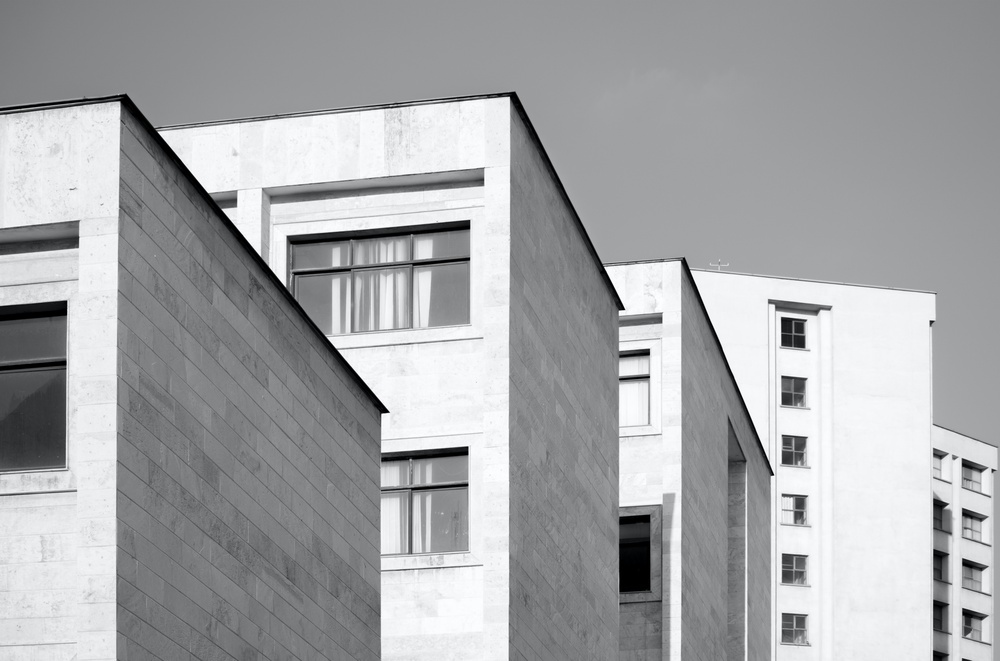
#> input picture foto.jpg, 1000 x 661 px, shrunk from 5049 x 3335 before the run
$ jupyter execute 'Histogram Equalization.ipynb'
#> lines starting #> are read from the running program, lines starting #| are printed output that depends on the picture
# Computer Vision - Histogram Equalization

### Mesyella - 2201793281

[cell 1]
import cv2
import numpy as np
from matplotlib import pyplot as plt
from PIL import Image

### 1. Library openCV

[cell 2]
img= cv2.imread('foto.jpg', cv2.IMREAD_GRAYSCALE)
#> img: shape (661, 1000); min 0, max 255, mean 166.9
plt.imshow(img, cmap = 'gray')

### Histogram

[cell 3]
height = img.shape[0]
#> height = 661
width = img.shape[1]
#> width = 1000
intensity = np.zeros(256)
for i in range(height):
    for j in range(width):
        intensity[img[i][j]] += 1

[cell 4]
plt.plot(intensity)
plt.show()
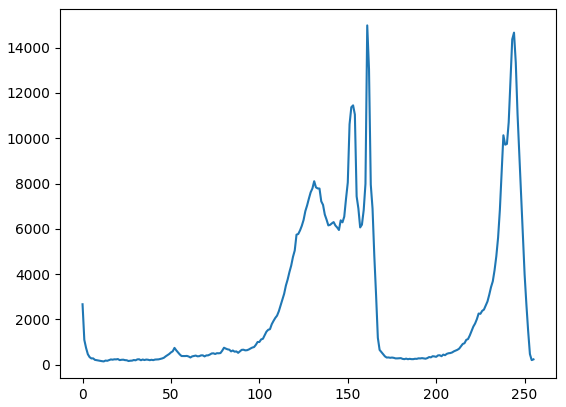
#> figure drawn by matplotlib, 1 panel; curve peaks at x = 161, y = 14984

### Histogram equalization

[cell 5]
equ = cv2.equalizeHist(img)
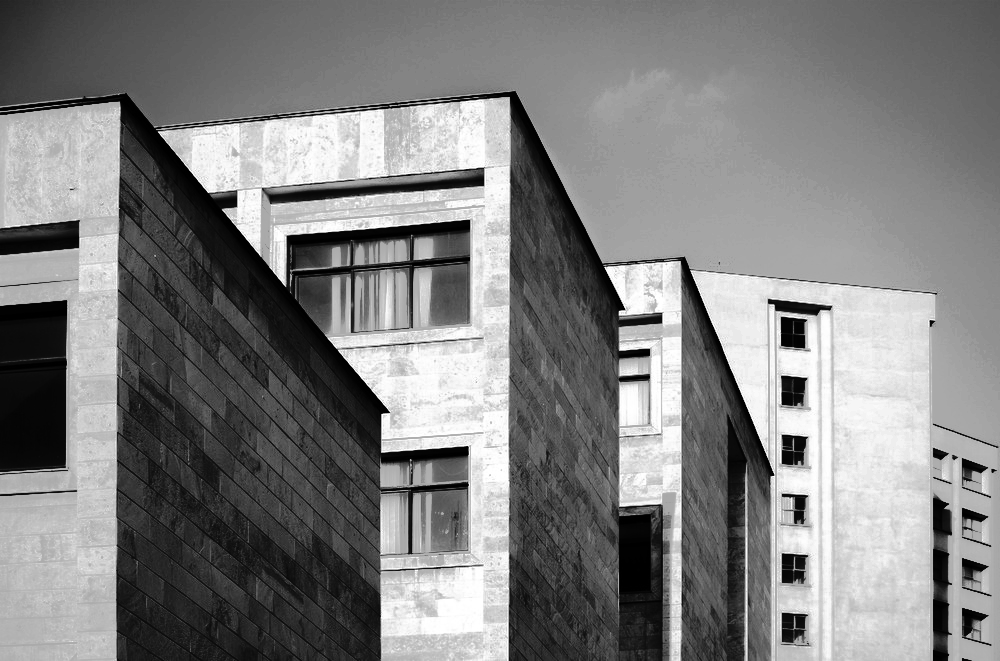
#> equ: shape (661, 1000); min 0, max 255, mean 128.3
plt.imshow(equ, cmap = 'gray')

### Histogram after equalization

[cell 6]
equHeight = equ.shape[0]
#> equHeight = 661
equWidth = equ.shape[1]
#> equWidth = 1000
equIntensity = np.zeros(256)
for i in range(equHeight):
    for j in range(equWidth):
        equIntensity[equ[i][j]] += 1

[cell 7]
plt.plot(equIntensity)
plt.show()
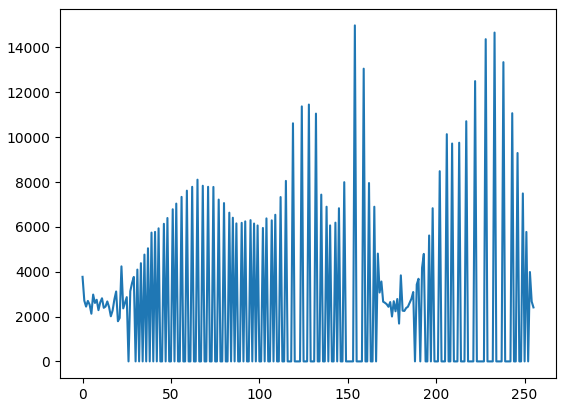
#> figure drawn by matplotlib, 1 panel; curve peaks at x = 154, y = 14984

### 2. Library openCV

[cell 8]
image = Image.open('foto.jpg')
plt.imshow(image, cmap = 'gray')
image = np.asarray(image)
flat = image.flatten()

### Histogram

[cell 9]
def histogram(image):
    hist = np.zeros(256)
    for pixel in image:
        hist[pixel] +=1
#> this loop made 1983000 passes
#> pixel on passes 1 to 3: 118, 119, 121
#> after the loop, hist = 256 values, max 40506 at index 244, min 490 at index 12, mean 7746.1
    return hist

histo = histogram(flat)
#> histo has the same summary as hist in histogram
plt.plot(histo)
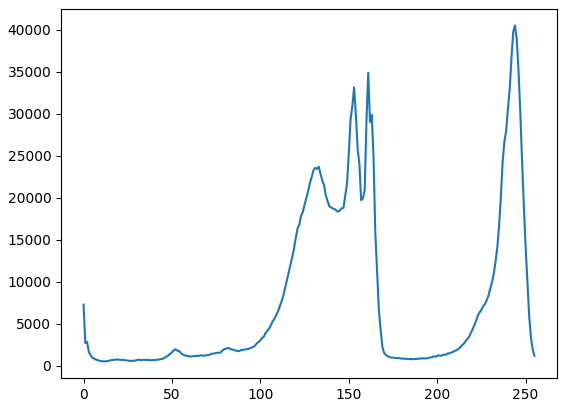
#> figure drawn by matplotlib, 1 panel; curve peaks at x = 244, y = 40506

### Cumulative sum

[cell 10]
def cumulative(x):
    x = iter(x)
    y = [next(x)]
#> y = [7255]
    for i in x:
        y.append(y[-1]+i)
#> this loop made 255 passes
#> i on passes 1 to 3: 2682, 2811, 1603
#> after the loop, y = 256 values from 7255 to 1983000
    return np.array(y)

cum = cumulative(histo)
#> cum = 256 values from 7255 to 1983000
plt.plot(cum)
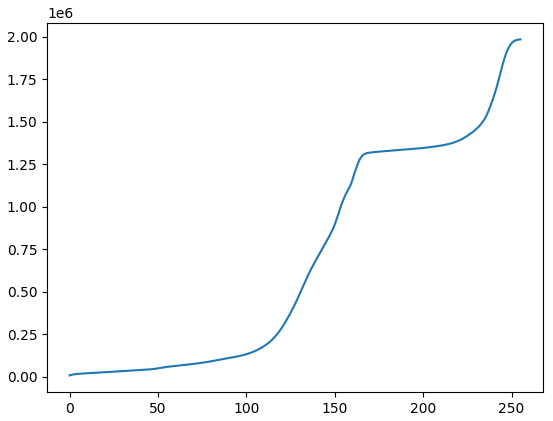
#> figure drawn by matplotlib, 1 panel; curve peaks at x = 255, y = 1983000

### Normalize to range 0-255

[cell 11]
num = (cum - cum.min())*255
#> num = 256 values from 0 to 503814975
n = cum.max() - cum.min()
#> n = 1975745
cum = num / n
#> cum = 256 values from 0 to 255
cum= cum.astype('uint8')
plt.plot(cum)
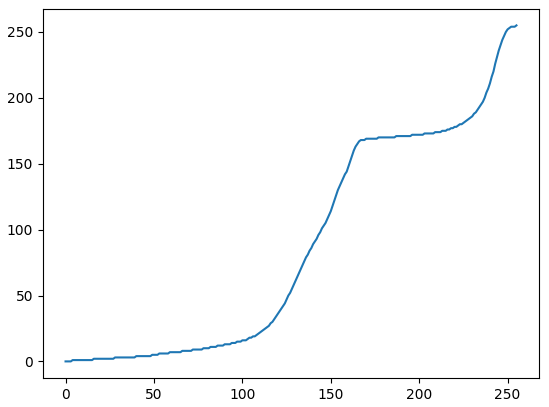
#> figure drawn by matplotlib, 1 panel; curve peaks at x = 255, y = 255

### Result after equalization

[cell 12]
equalized = cum[flat]
equalized = np.reshape(equalized, image.shape)
plt.imshow(equalized, cmap='gray')

### Histogram after equalization

[cell 13]
plt.plot(histogram(cum[flat]))
#> the loop in histogram (call 2), `for pixel in image:` made 1983000 passes
#> pixel on passes 1 to 3: 32, 34, 38
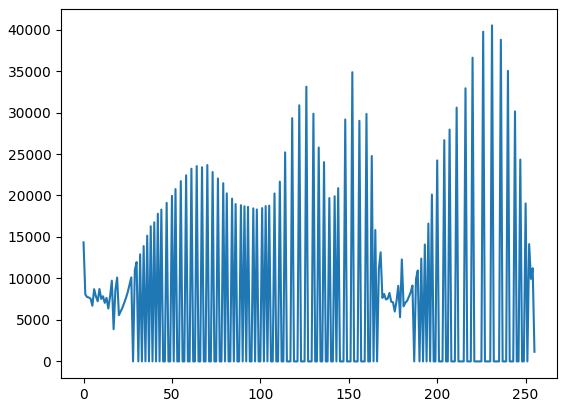
#> figure drawn by matplotlib, 1 panel; curve peaks at x = 231, y = 40506

## Comparison between using library and scratch

[cell 14]
fig = plt.figure()
fig.set_figheight(15)
fig.set_figwidth(15)

fig.add_subplot(1,2,1)
plt.imshow(equ, cmap='gray')
fig.add_subplot(1,2,2)
plt.imshow(equalized, cmap='gray')
plt.show(block=True)

[cell 15]
fig = plt.figure()
fig.set_figwidth(15)

fig.add_subplot(1,2,1)
plt.plot(equIntensity)
fig.add_subplot(1,2,2)
plt.plot(histogram(cum[flat]))
plt.show(block=True)
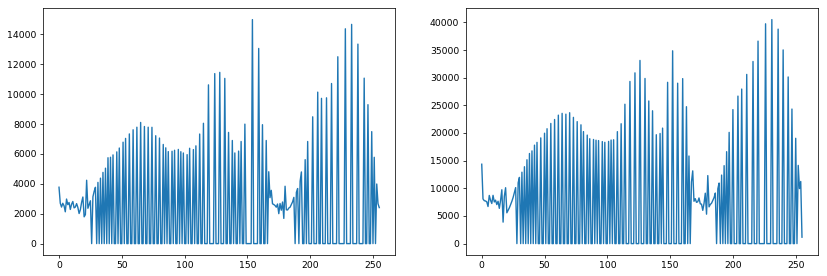
#> figure drawn by matplotlib, 2 panels; panel 1: curve peaks at x = 154, y = 14984; panel 2: curve peaks at x = 231, y = 40506
